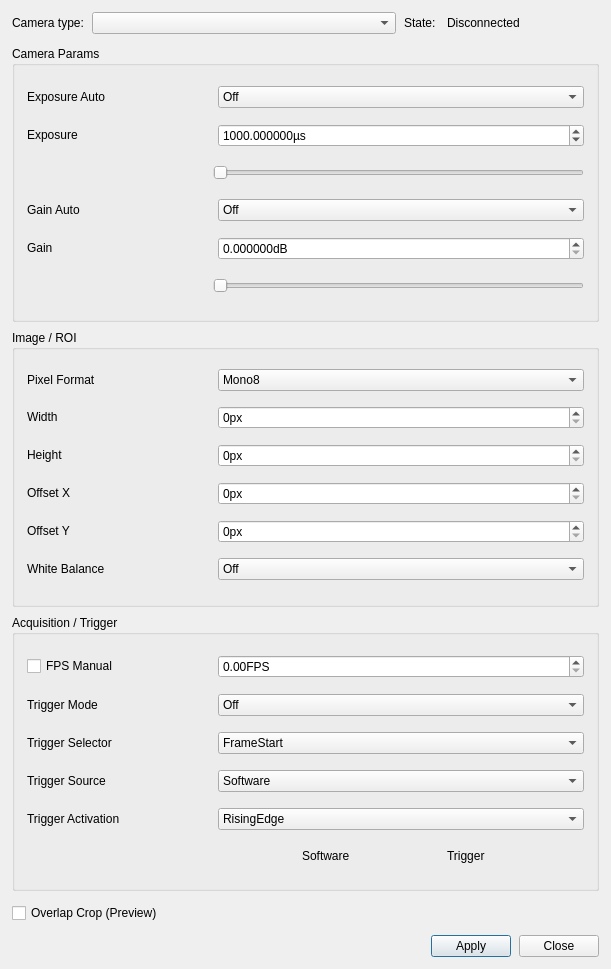
<?xml version="1.0" encoding="UTF-8"?>
<ui version="4.0">
 <class>CameraSettingsDialog</class>
 <widget class="QDialog" name="CameraSettingsDialog">
  <property name="geometry">
   <rect>
    <x>0</x>
    <y>0</y>
    <width>611</width>
    <height>969</height>
   </rect>
  </property>
  <property name="sizePolicy">
   <sizepolicy hsizetype="Expanding" vsizetype="Expanding">
    <horstretch>0</horstretch>
    <verstretch>0</verstretch>
   </sizepolicy>
  </property>
  <property name="minimumSize">
   <size>
    <width>480</width>
    <height>560</height>
   </size>
  </property>
  <property name="windowTitle">
   <string>Camera Settings</string>
  </property>
  <layout class="QVBoxLayout" name="dialogLayout" stretch="0,1,0,0">
   <property name="spacing">
    <number>12</number>
   </property>
   <property name="leftMargin">
    <number>12</number>
   </property>
   <property name="topMargin">
    <number>12</number>
   </property>
   <property name="rightMargin">
    <number>12</number>
   </property>
   <property name="bottomMargin">
    <number>12</number>
   </property>
   <item>
    <layout class="QHBoxLayout" name="cameraSelectionLayout" stretch="0,2,0,1">
     <property name="spacing">
      <number>8</number>
     </property>
     <item>
      <widget class="QLabel" name="labelCameraTitle">
       <property name="sizePolicy">
        <sizepolicy hsizetype="Preferred" vsizetype="Fixed">
         <horstretch>0</horstretch>
         <verstretch>0</verstretch>
        </sizepolicy>
       </property>
       <property name="text">
        <string>Camera type:</string>
       </property>
      </widget>
     </item>
     <item>
      <widget class="QComboBox" name="comboCamera">
       <property name="sizePolicy">
        <sizepolicy hsizetype="Expanding" vsizetype="Fixed">
         <horstretch>0</horstretch>
         <verstretch>0</verstretch>
        </sizepolicy>
       </property>
      </widget>
     </item>
     <item>
      <widget class="QLabel" name="labelStateTitle">
       <property name="sizePolicy">
        <sizepolicy hsizetype="Preferred" vsizetype="Fixed">
         <horstretch>0</horstretch>
         <verstretch>0</verstretch>
        </sizepolicy>
       </property>
       <property name="text">
        <string>State: </string>
       </property>
      </widget>
     </item>
     <item>
      <widget class="QLabel" name="labelState">
       <property name="sizePolicy">
        <sizepolicy hsizetype="Preferred" vsizetype="Fixed">
         <horstretch>0</horstretch>
         <verstretch>0</verstretch>
        </sizepolicy>
       </property>
       <property name="text">
        <string>Disconnected</string>
       </property>
       <property name="textFormat">
        <enum>Qt::TextFormat::PlainText</enum>
       </property>
      </widget>
     </item>
    </layout>
   </item>
   <item>
    <widget class="QScrollArea" name="scrollSettings">
     <property name="sizePolicy">
      <sizepolicy hsizetype="Expanding" vsizetype="Expanding">
       <horstretch>0</horstretch>
       <verstretch>0</verstretch>
      </sizepolicy>
     </property>
     <property name="frameShape">
      <enum>QFrame::Shape::NoFrame</enum>
     </property>
     <property name="horizontalScrollBarPolicy">
      <enum>Qt::ScrollBarPolicy::ScrollBarAlwaysOff</enum>
     </property>
     <property name="widgetResizable">
      <bool>true</bool>
     </property>
     <widget class="QWidget" name="settingsContents">
      <property name="geometry">
       <rect>
        <x>0</x>
        <y>0</y>
        <width>587</width>
        <height>873</height>
       </rect>
      </property>
      <property name="sizePolicy">
       <sizepolicy hsizetype="Expanding" vsizetype="Expanding">
        <horstretch>0</horstretch>
        <verstretch>0</verstretch>
       </sizepolicy>
      </property>
      <layout class="QVBoxLayout" name="settingsLayout" stretch="1,1,1">
       <property name="spacing">
        <number>8</number>
       </property>
       <property name="leftMargin">
        <number>0</number>
       </property>
       <property name="topMargin">
        <number>0</number>
       </property>
       <property name="rightMargin">
        <number>0</number>
       </property>
       <property name="bottomMargin">
        <number>0</number>
       </property>
       <item>
        <widget class="QGroupBox" name="groupCameraParams">
         <property name="sizePolicy">
          <sizepolicy hsizetype="Expanding" vsizetype="Expanding">
           <horstretch>0</horstretch>
           <verstretch>0</verstretch>
          </sizepolicy>
         </property>
         <property name="title">
          <string>Camera Params</string>
         </property>
         <layout class="QVBoxLayout" name="cameraParamsLayout" stretch="1,1,1,1,1,1">
          <property name="spacing">
           <number>8</number>
          </property>
          <property name="leftMargin">
           <number>12</number>
          </property>
          <property name="topMargin">
           <number>12</number>
          </property>
          <property name="rightMargin">
           <number>12</number>
          </property>
          <property name="bottomMargin">
           <number>12</number>
          </property>
          <item>
           <layout class="QHBoxLayout" name="exposureAutoLayout" stretch="1,2">
            <property name="spacing">
             <number>8</number>
            </property>
            <item>
             <widget class="QLabel" name="labelExposureAuto">
              <property name="sizePolicy">
               <sizepolicy hsizetype="Preferred" vsizetype="Fixed">
                <horstretch>0</horstretch>
                <verstretch>0</verstretch>
               </sizepolicy>
              </property>
              <property name="text">
               <string>Exposure Auto</string>
              </property>
             </widget>
            </item>
            <item>
             <widget class="QComboBox" name="comboExposureAuto">
              <property name="sizePolicy">
               <sizepolicy hsizetype="Expanding" vsizetype="Fixed">
                <horstretch>0</horstretch>
                <verstretch>0</verstretch>
               </sizepolicy>
              </property>
              <item>
               <property name="text">
                <string>Off</string>
               </property>
              </item>
              <item>
               <property name="text">
                <string>On</string>
               </property>
              </item>
             </widget>
            </item>
           </layout>
          </item>
          <item>
           <layout class="QHBoxLayout" name="exposureTimeLayout" stretch="1,2">
            <property name="spacing">
             <number>8</number>
            </property>
            <item>
             <widget class="QLabel" name="labelExposureTime">
              <property name="sizePolicy">
               <sizepolicy hsizetype="Preferred" vsizetype="Fixed">
                <horstretch>0</horstretch>
                <verstretch>0</verstretch>
               </sizepolicy>
              </property>
              <property name="text">
               <string>Exposure</string>
              </property>
             </widget>
            </item>
            <item>
             <widget class="QDoubleSpinBox" name="spinExposureTime">
              <property name="sizePolicy">
               <sizepolicy hsizetype="Expanding" vsizetype="Fixed">
                <horstretch>0</horstretch>
                <verstretch>0</verstretch>
               </sizepolicy>
              </property>
              <property name="suffix">
               <string>µs</string>
              </property>
              <property name="maximum">
               <double>10000</double>
              </property>
              <property name="value">
               <double>1000</double>
              </property>
              <property name="decimals">
               <number>6</number>
              </property>
             </widget>
            </item>
           </layout>
          </item>
          <item>
           <layout class="QHBoxLayout" name="exposureSliderLayout" stretch="1,2">
            <property name="spacing">
             <number>8</number>
            </property>
            <item>
             <spacer name="spacerExposureSlider">
              <property name="orientation">
               <enum>Qt::Orientation::Horizontal</enum>
              </property>
              <property name="sizeHint" stdset="0">
               <size>
                <width>40</width>
                <height>20</height>
               </size>
              </property>
             </spacer>
            </item>
            <item>
             <widget class="QSlider" name="sliderExposureTime">
              <property name="sizePolicy">
               <sizepolicy hsizetype="Expanding" vsizetype="Fixed">
                <horstretch>0</horstretch>
                <verstretch>0</verstretch>
               </sizepolicy>
              </property>
              <property name="maximum">
               <number>10000</number>
              </property>
              <property name="orientation">
               <enum>Qt::Orientation::Horizontal</enum>
              </property>
             </widget>
            </item>
           </layout>
          </item>
          <item>
           <layout class="QHBoxLayout" name="gainAutoLayout" stretch="1,2">
            <property name="spacing">
             <number>8</number>
            </property>
            <item>
             <widget class="QLabel" name="labelGainAuto">
              <property name="sizePolicy">
               <sizepolicy hsizetype="Preferred" vsizetype="Fixed">
                <horstretch>0</horstretch>
                <verstretch>0</verstretch>
               </sizepolicy>
              </property>
              <property name="text">
               <string>Gain Auto</string>
              </property>
             </widget>
            </item>
            <item>
             <widget class="QComboBox" name="comboGainAuto">
              <property name="sizePolicy">
               <sizepolicy hsizetype="Expanding" vsizetype="Fixed">
                <horstretch>0</horstretch>
                <verstretch>0</verstretch>
               </sizepolicy>
              </property>
              <item>
               <property name="text">
                <string>Off</string>
               </property>
              </item>
              <item>
               <property name="text">
                <string>On</string>
               </property>
              </item>
             </widget>
            </item>
           </layout>
          </item>
          <item>
           <layout class="QHBoxLayout" name="gainLayout" stretch="1,2">
            <property name="spacing">
             <number>8</number>
            </property>
            <item>
             <widget class="QLabel" name="labelGain">
              <property name="sizePolicy">
               <sizepolicy hsizetype="Preferred" vsizetype="Fixed">
                <horstretch>0</horstretch>
                <verstretch>0</verstretch>
               </sizepolicy>
              </property>
              <property name="text">
               <string>Gain</string>
              </property>
             </widget>
            </item>
            <item>
             <widget class="QDoubleSpinBox" name="spinGain">
              <property name="sizePolicy">
               <sizepolicy hsizetype="Expanding" vsizetype="Fixed">
                <horstretch>0</horstretch>
                <verstretch>0</verstretch>
               </sizepolicy>
              </property>
              <property name="suffix">
               <string>dB</string>
              </property>
              <property name="decimals">
               <number>6</number>
              </property>
             </widget>
            </item>
           </layout>
          </item>
          <item>
           <layout class="QHBoxLayout" name="gainSliderLayout" stretch="1,2">
            <property name="spacing">
             <number>8</number>
            </property>
            <item>
             <spacer name="spacerGainSlider">
              <property name="orientation">
               <enum>Qt::Orientation::Horizontal</enum>
              </property>
              <property name="sizeHint" stdset="0">
               <size>
                <width>40</width>
                <height>20</height>
               </size>
              </property>
             </spacer>
            </item>
            <item>
             <widget class="QSlider" name="sliderGain">
              <property name="sizePolicy">
               <sizepolicy hsizetype="Expanding" vsizetype="Fixed">
                <horstretch>0</horstretch>
                <verstretch>0</verstretch>
               </sizepolicy>
              </property>
              <property name="orientation">
               <enum>Qt::Orientation::Horizontal</enum>
              </property>
             </widget>
            </item>
           </layout>
          </item>
         </layout>
        </widget>
       </item>
       <item>
        <widget class="QGroupBox" name="groupImageRoi">
         <property name="sizePolicy">
          <sizepolicy hsizetype="Expanding" vsizetype="Expanding">
           <horstretch>0</horstretch>
           <verstretch>0</verstretch>
          </sizepolicy>
         </property>
         <property name="title">
          <string>Image / ROI</string>
         </property>
         <layout class="QVBoxLayout" name="imageRoiLayout" stretch="1,1,1,1,1,1">
          <property name="spacing">
           <number>8</number>
          </property>
          <property name="leftMargin">
           <number>12</number>
          </property>
          <property name="topMargin">
           <number>12</number>
          </property>
          <property name="rightMargin">
           <number>12</number>
          </property>
          <property name="bottomMargin">
           <number>12</number>
          </property>
          <item>
           <layout class="QHBoxLayout" name="pixelFormatLayout" stretch="1,2">
            <property name="spacing">
             <number>8</number>
            </property>
            <item>
             <widget class="QLabel" name="labelPixelFormat">
              <property name="sizePolicy">
               <sizepolicy hsizetype="Preferred" vsizetype="Fixed">
                <horstretch>0</horstretch>
                <verstretch>0</verstretch>
               </sizepolicy>
              </property>
              <property name="text">
               <string>Pixel Format</string>
              </property>
             </widget>
            </item>
            <item>
             <widget class="QComboBox" name="comboPixelFormat">
              <property name="sizePolicy">
               <sizepolicy hsizetype="Expanding" vsizetype="Fixed">
                <horstretch>0</horstretch>
                <verstretch>0</verstretch>
               </sizepolicy>
              </property>
              <item>
               <property name="text">
                <string>Mono8</string>
               </property>
              </item>
             </widget>
            </item>
           </layout>
          </item>
          <item>
           <layout class="QHBoxLayout" name="widthLayout" stretch="1,2">
            <property name="spacing">
             <number>8</number>
            </property>
            <item>
             <widget class="QLabel" name="labelWidth">
              <property name="sizePolicy">
               <sizepolicy hsizetype="Preferred" vsizetype="Fixed">
                <horstretch>0</horstretch>
                <verstretch>0</verstretch>
               </sizepolicy>
              </property>
              <property name="text">
               <string>Width</string>
              </property>
             </widget>
            </item>
            <item>
             <widget class="QSpinBox" name="spinWidth">
              <property name="sizePolicy">
               <sizepolicy hsizetype="Expanding" vsizetype="Fixed">
                <horstretch>0</horstretch>
                <verstretch>0</verstretch>
               </sizepolicy>
              </property>
              <property name="suffix">
               <string>px</string>
              </property>
             </widget>
            </item>
           </layout>
          </item>
          <item>
           <layout class="QHBoxLayout" name="heightLayout" stretch="1,2">
            <property name="spacing">
             <number>8</number>
            </property>
            <item>
             <widget class="QLabel" name="labelHeight">
              <property name="sizePolicy">
               <sizepolicy hsizetype="Preferred" vsizetype="Fixed">
                <horstretch>0</horstretch>
                <verstretch>0</verstretch>
               </sizepolicy>
              </property>
              <property name="text">
               <string>Height</string>
              </property>
             </widget>
            </item>
            <item>
             <widget class="QSpinBox" name="spinHeight">
              <property name="sizePolicy">
               <sizepolicy hsizetype="Expanding" vsizetype="Fixed">
                <horstretch>0</horstretch>
                <verstretch>0</verstretch>
               </sizepolicy>
              </property>
              <property name="suffix">
               <string>px</string>
              </property>
             </widget>
            </item>
           </layout>
          </item>
          <item>
           <layout class="QHBoxLayout" name="offsetXLayout" stretch="1,2">
            <property name="spacing">
             <number>8</number>
            </property>
            <item>
             <widget class="QLabel" name="labelOffsetX">
              <property name="sizePolicy">
               <sizepolicy hsizetype="Preferred" vsizetype="Fixed">
                <horstretch>0</horstretch>
                <verstretch>0</verstretch>
               </sizepolicy>
              </property>
              <property name="text">
               <string>Offset X</string>
              </property>
             </widget>
            </item>
            <item>
             <widget class="QSpinBox" name="spinOffsetX">
              <property name="sizePolicy">
               <sizepolicy hsizetype="Expanding" vsizetype="Fixed">
                <horstretch>0</horstretch>
                <verstretch>0</verstretch>
               </sizepolicy>
              </property>
              <property name="suffix">
               <string>px</string>
              </property>
             </widget>
            </item>
           </layout>
          </item>
          <item>
           <layout class="QHBoxLayout" name="offsetYLayout" stretch="1,2">
            <property name="spacing">
             <number>8</number>
            </property>
            <item>
             <widget class="QLabel" name="labelOffsetY">
              <property name="sizePolicy">
               <sizepolicy hsizetype="Preferred" vsizetype="Fixed">
                <horstretch>0</horstretch>
                <verstretch>0</verstretch>
               </sizepolicy>
              </property>
              <property name="text">
               <string>Offset Y</string>
              </property>
             </widget>
            </item>
            <item>
             <widget class="QSpinBox" name="spinOffsetY">
              <property name="sizePolicy">
               <sizepolicy hsizetype="Expanding" vsizetype="Fixed">
                <horstretch>0</horstretch>
                <verstretch>0</verstretch>
               </sizepolicy>
              </property>
              <property name="suffix">
               <string>px</string>
              </property>
             </widget>
            </item>
           </layout>
          </item>
          <item>
           <layout class="QHBoxLayout" name="balanceWhiteAutoLayout" stretch="1,2">
            <property name="spacing">
             <number>8</number>
            </property>
            <item>
             <widget class="QLabel" name="labelBalanceWhiteAuto">
              <property name="sizePolicy">
               <sizepolicy hsizetype="Preferred" vsizetype="Fixed">
                <horstretch>0</horstretch>
                <verstretch>0</verstretch>
               </sizepolicy>
              </property>
              <property name="text">
               <string>White Balance</string>
              </property>
             </widget>
            </item>
            <item>
             <widget class="QComboBox" name="comboBalanceWhiteAuto">
              <property name="sizePolicy">
               <sizepolicy hsizetype="Expanding" vsizetype="Fixed">
                <horstretch>0</horstretch>
                <verstretch>0</verstretch>
               </sizepolicy>
              </property>
              <item>
               <property name="text">
                <string>Off</string>
               </property>
              </item>
              <item>
               <property name="text">
                <string>On</string>
               </property>
              </item>
             </widget>
            </item>
           </layout>
          </item>
         </layout>
        </widget>
       </item>
       <item>
        <widget class="QGroupBox" name="groupAcquisitionTrigger">
         <property name="sizePolicy">
          <sizepolicy hsizetype="Expanding" vsizetype="Expanding">
           <horstretch>0</horstretch>
           <verstretch>0</verstretch>
          </sizepolicy>
         </property>
         <property name="title">
          <string>Acquisition / Trigger</string>
         </property>
         <layout class="QVBoxLayout" name="acquisitionTriggerLayout" stretch="1,1,1,1,1,1">
          <property name="spacing">
           <number>8</number>
          </property>
          <property name="leftMargin">
           <number>12</number>
          </property>
          <property name="topMargin">
           <number>12</number>
          </property>
          <property name="rightMargin">
           <number>12</number>
          </property>
          <property name="bottomMargin">
           <number>12</number>
          </property>
          <item>
           <layout class="QHBoxLayout" name="frameRateLayout" stretch="1,2">
            <property name="spacing">
             <number>8</number>
            </property>
            <item>
             <widget class="QCheckBox" name="checkAcquisitionFrameRateEnable">
              <property name="sizePolicy">
               <sizepolicy hsizetype="Preferred" vsizetype="Fixed">
                <horstretch>0</horstretch>
                <verstretch>0</verstretch>
               </sizepolicy>
              </property>
              <property name="text">
               <string>FPS Manual</string>
              </property>
             </widget>
            </item>
            <item>
             <widget class="QDoubleSpinBox" name="spinAcquisitionFrameRate">
              <property name="sizePolicy">
               <sizepolicy hsizetype="Expanding" vsizetype="Fixed">
                <horstretch>0</horstretch>
                <verstretch>0</verstretch>
               </sizepolicy>
              </property>
              <property name="suffix">
               <string>FPS</string>
              </property>
             </widget>
            </item>
           </layout>
          </item>
          <item>
           <layout class="QHBoxLayout" name="triggerModeLayout" stretch="1,2">
            <property name="spacing">
             <number>8</number>
            </property>
            <item>
             <widget class="QLabel" name="labelTriggerMode">
              <property name="sizePolicy">
               <sizepolicy hsizetype="Preferred" vsizetype="Fixed">
                <horstretch>0</horstretch>
                <verstretch>0</verstretch>
               </sizepolicy>
              </property>
              <property name="text">
               <string>Trigger Mode</string>
              </property>
             </widget>
            </item>
            <item>
             <widget class="QComboBox" name="comboTriggerMode">
              <property name="sizePolicy">
               <sizepolicy hsizetype="Expanding" vsizetype="Fixed">
                <horstretch>0</horstretch>
                <verstretch>0</verstretch>
               </sizepolicy>
              </property>
              <item>
               <property name="text">
                <string>Off</string>
               </property>
              </item>
              <item>
               <property name="text">
                <string>On</string>
               </property>
              </item>
             </widget>
            </item>
           </layout>
          </item>
          <item>
           <layout class="QHBoxLayout" name="triggerSelectorLayout" stretch="1,2">
            <property name="spacing">
             <number>8</number>
            </property>
            <item>
             <widget class="QLabel" name="labelTriggerSelector">
              <property name="sizePolicy">
               <sizepolicy hsizetype="Preferred" vsizetype="Fixed">
                <horstretch>0</horstretch>
                <verstretch>0</verstretch>
               </sizepolicy>
              </property>
              <property name="text">
               <string>Trigger Selector</string>
              </property>
             </widget>
            </item>
            <item>
             <widget class="QComboBox" name="comboTriggerSelector">
              <property name="sizePolicy">
               <sizepolicy hsizetype="Expanding" vsizetype="Fixed">
                <horstretch>0</horstretch>
                <verstretch>0</verstretch>
               </sizepolicy>
              </property>
              <item>
               <property name="text">
                <string>FrameStart</string>
               </property>
              </item>
             </widget>
            </item>
           </layout>
          </item>
          <item>
           <layout class="QHBoxLayout" name="triggerSourceLayout" stretch="1,2">
            <property name="spacing">
             <number>8</number>
            </property>
            <item>
             <widget class="QLabel" name="labelTriggerSource">
              <property name="sizePolicy">
               <sizepolicy hsizetype="Preferred" vsizetype="Fixed">
                <horstretch>0</horstretch>
                <verstretch>0</verstretch>
               </sizepolicy>
              </property>
              <property name="text">
               <string>Trigger Source</string>
              </property>
             </widget>
            </item>
            <item>
             <widget class="QComboBox" name="comboTriggerSource">
              <property name="sizePolicy">
               <sizepolicy hsizetype="Expanding" vsizetype="Fixed">
                <horstretch>0</horstretch>
                <verstretch>0</verstretch>
               </sizepolicy>
              </property>
              <item>
               <property name="text">
                <string>Software</string>
               </property>
              </item>
              <item>
               <property name="text">
                <string>Hardware</string>
               </property>
              </item>
             </widget>
            </item>
           </layout>
          </item>
          <item>
           <layout class="QHBoxLayout" name="triggerActivationLayout" stretch="1,2">
            <property name="spacing">
             <number>8</number>
            </property>
            <item>
             <widget class="QLabel" name="labelTriggerActivation">
              <property name="sizePolicy">
               <sizepolicy hsizetype="Preferred" vsizetype="Fixed">
                <horstretch>0</horstretch>
                <verstretch>0</verstretch>
               </sizepolicy>
              </property>
              <property name="text">
               <string>Trigger Activation</string>
              </property>
             </widget>
            </item>
            <item>
             <widget class="QComboBox" name="comboTriggerActivation">
              <property name="sizePolicy">
               <sizepolicy hsizetype="Expanding" vsizetype="Fixed">
                <horstretch>0</horstretch>
                <verstretch>0</verstretch>
               </sizepolicy>
              </property>
              <item>
               <property name="text">
                <string>RisingEdge</string>
               </property>
              </item>
              <item>
               <property name="text">
                <string>FallingEdge</string>
               </property>
              </item>
             </widget>
            </item>
           </layout>
          </item>
          <item>
           <layout class="QHBoxLayout" name="triggerStatusLayout" stretch="2,1,1">
            <property name="spacing">
             <number>8</number>
            </property>
            <item>
             <spacer name="spacerTriggerStatus">
              <property name="orientation">
               <enum>Qt::Orientation::Horizontal</enum>
              </property>
              <property name="sizeHint" stdset="0">
               <size>
                <width>40</width>
                <height>20</height>
               </size>
              </property>
             </spacer>
            </item>
            <item>
             <widget class="QLabel" name="labelTriggerSourceValue">
              <property name="sizePolicy">
               <sizepolicy hsizetype="Preferred" vsizetype="Fixed">
                <horstretch>0</horstretch>
                <verstretch>0</verstretch>
               </sizepolicy>
              </property>
              <property name="text">
               <string>Software</string>
              </property>
             </widget>
            </item>
            <item>
             <widget class="QLabel" name="labelTriggerStatusSuffix">
              <property name="sizePolicy">
               <sizepolicy hsizetype="Preferred" vsizetype="Fixed">
                <horstretch>0</horstretch>
                <verstretch>0</verstretch>
               </sizepolicy>
              </property>
              <property name="text">
               <string>Trigger</string>
              </property>
             </widget>
            </item>
           </layout>
          </item>
         </layout>
        </widget>
       </item>
      </layout>
     </widget>
    </widget>
   </item>
   <item>
    <widget class="QCheckBox" name="checkPreviewOverlap">
     <property name="text"><string>Overlap Crop (Preview)</string></property>
     <property name="toolTip"><string>Remove overlap using camera positions in config/settings.py. Changes apply immediately.</string></property>
    </widget>
   </item>
   <item>
    <layout class="QHBoxLayout" name="actionsLayout" stretch="1,0,0">
     <property name="spacing">
      <number>8</number>
     </property>
     <item>
      <spacer name="spacerActions">
       <property name="orientation">
        <enum>Qt::Orientation::Horizontal</enum>
       </property>
       <property name="sizeHint" stdset="0">
        <size>
         <width>40</width>
         <height>20</height>
        </size>
       </property>
      </spacer>
     </item>
     <item>
      <widget class="QPushButton" name="buttonApply">
       <property name="sizePolicy">
        <sizepolicy hsizetype="Minimum" vsizetype="Fixed">
         <horstretch>0</horstretch>
         <verstretch>0</verstretch>
        </sizepolicy>
       </property>
       <property name="text">
        <string>Apply</string>
       </property>
      </widget>
     </item>
     <item>
      <widget class="QPushButton" name="buttonClose">
       <property name="sizePolicy">
        <sizepolicy hsizetype="Minimum" vsizetype="Fixed">
         <horstretch>0</horstretch>
         <verstretch>0</verstretch>
        </sizepolicy>
       </property>
       <property name="text">
        <string>Close</string>
       </property>
      </widget>
     </item>
    </layout>
   </item>
  </layout>
 </widget>
 <resources />
 <connections>
  <connection>
   <sender>comboTriggerSource</sender>
   <signal>currentTextChanged(QString)</signal>
   <receiver>labelTriggerSourceValue</receiver>
   <slot>setText(QString)</slot>
   <hints>
    <hint type="sourcelabel">
     <x>476</x>
     <y>817</y>
    </hint>
    <hint type="destinationlabel">
     <x>439</x>
     <y>895</y>
    </hint>
   </hints>
  </connection>
 </connections>
</ui>
